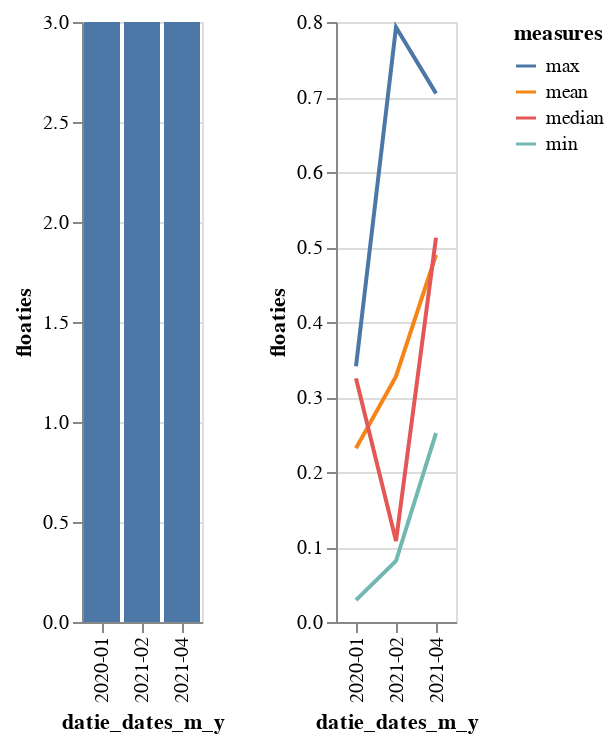

Notebook code for this chart:
### Code cell
cm.chart_me(df, 'datie_dates', 'floaties')

### Figure 1 — Vega-Lite specification as saved in the notebook (floating-point values rounded to 4 significant figures)
{"config": {"view": {"continuousWidth": 400, "continuousHeight": 300}}, "hconcat": [{"data": {"name": "data-f2e2649315de0e8cf02e89ae1fdf426e"}, "mark": "bar", "encoding": {"x": {"field": "datie_dates_m_y", "type": "ordinal"}, "y": {"field": "floaties", "type": "quantitative"}}}, {"data": {"name": "data-c89bea342a34055b8352fdbd2eb95e8c"}, "mark": "line", "encoding": {"color": {"field": "measures", "type": "nominal"}, "x": {"field": "datie_dates_m_y", "type": "ordinal"}, "y": {"field": "floaties", "type": "quantitative"}}}], "$schema": "https://vega.github.io/schema/vega-lite/v4.17.0.json", "datasets": {"data-f2e2649315de0e8cf02e89ae1fdf426e": [{"datie_dates_m_y": "2020-01", "measures": "count", "floaties": 3.0}, {"datie_dates_m_y": "2021-02", "measures": "count", "floaties": 3.0}, {"datie_dates_m_y": "2021-04", "measures": "count", "floaties": 3.0}], "data-c89bea342a34055b8352fdbd2eb95e8c": [{"datie_dates_m_y": "2020-01", "measures": "min", "floaties": 0.02914}, {"datie_dates_m_y": "2021-02", "measures": "min", "floaties": 0.08131}, {"datie_dates_m_y": "2021-04", "measures": "min", "floaties": 0.2517}, {"datie_dates_m_y": "2020-01", "measures": "max", "floaties": 0.3411}, {"datie_dates_m_y": "2021-02", "measures": "max", "floaties": 0.7931}, {"datie_dates_m_y": "2021-04", "measures": "max", "floaties": 0.7048}, {"datie_dates_m_y": "2020-01", "measures": "mean", "floaties": 0.2317}, {"datie_dates_m_y": "2021-02", "measures": "mean", "floaties": 0.3275}, {"datie_dates_m_y": "2021-04", "measures": "mean", "floaties": 0.4896}, {"datie_dates_m_y": "2020-01", "measures": "median", "floaties": 0.3248}, {"datie_dates_m_y": "2021-02", "measures": "median", "floaties": 0.108}, {"datie_dates_m_y": "2021-04", "measures": "median", "floaties": 0.5124}]}}
